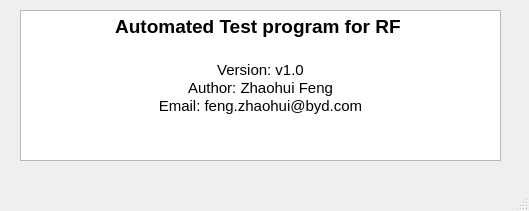
<?xml version="1.0" encoding="UTF-8"?>
<ui version="4.0">
 <class>Window_about</class>
 <widget class="QMainWindow" name="Window_about">
  <property name="geometry">
   <rect>
    <x>0</x>
    <y>0</y>
    <width>529</width>
    <height>211</height>
   </rect>
  </property>
  <property name="windowTitle">
   <string>About Me</string>
  </property>
  <property name="windowIcon">
   <iconset>
    <normaloff>../image/11.ico</normaloff>../image/11.ico</iconset>
  </property>
  <widget class="QWidget" name="centralwidget">
   <widget class="QTextBrowser" name="textBrowser">
    <property name="geometry">
     <rect>
      <x>20</x>
      <y>10</y>
      <width>481</width>
      <height>151</height>
     </rect>
    </property>
    <property name="html">
     <string>&lt;!DOCTYPE HTML PUBLIC &quot;-//W3C//DTD HTML 4.0//EN&quot; &quot;http://www.w3.org/TR/REC-html40/strict.dtd&quot;&gt;
&lt;html&gt;&lt;head&gt;&lt;meta name=&quot;qrichtext&quot; content=&quot;1&quot; /&gt;&lt;style type=&quot;text/css&quot;&gt;
p, li { white-space: pre-wrap; }
&lt;/style&gt;&lt;/head&gt;&lt;body style=&quot; font-family:'SimSun'; font-size:9pt; font-weight:400; font-style:normal;&quot;&gt;
&lt;p align=&quot;center&quot; style=&quot; margin-top:0px; margin-bottom:0px; margin-left:0px; margin-right:0px; -qt-block-indent:0; text-indent:0px;&quot;&gt;&lt;span style=&quot; font-size:14pt; font-weight:600; color:#000000;&quot;&gt;Automated Test program for RF &lt;/span&gt;&lt;/p&gt;
&lt;p align=&quot;center&quot; style=&quot;-qt-paragraph-type:empty; margin-top:0px; margin-bottom:0px; margin-left:0px; margin-right:0px; -qt-block-indent:0; text-indent:0px; font-size:14pt; font-weight:600; color:#000000;&quot;&gt;&lt;br /&gt;&lt;/p&gt;
&lt;p align=&quot;center&quot; style=&quot; margin-top:0px; margin-bottom:0px; margin-left:0px; margin-right:0px; -qt-block-indent:0; text-indent:0px;&quot;&gt;&lt;span style=&quot; font-size:11pt;&quot;&gt;Version: v1.0&lt;/span&gt;&lt;/p&gt;
&lt;p align=&quot;center&quot; style=&quot; margin-top:0px; margin-bottom:0px; margin-left:0px; margin-right:0px; -qt-block-indent:0; text-indent:0px;&quot;&gt;&lt;span style=&quot; font-size:11pt;&quot;&gt;Author: Zhaohui Feng&lt;/span&gt;&lt;/p&gt;
&lt;p align=&quot;center&quot; style=&quot; margin-top:0px; margin-bottom:0px; margin-left:0px; margin-right:0px; -qt-block-indent:0; text-indent:0px;&quot;&gt;&lt;span style=&quot; font-size:11pt;&quot;&gt;Email: feng.zhaohui@byd.com&lt;/span&gt;&lt;/p&gt;
&lt;p style=&quot;-qt-paragraph-type:empty; margin-top:0px; margin-bottom:0px; margin-left:0px; margin-right:0px; -qt-block-indent:0; text-indent:0px;&quot;&gt;&lt;br /&gt;&lt;/p&gt;&lt;/body&gt;&lt;/html&gt;</string>
    </property>
   </widget>
  </widget>
  <widget class="QMenuBar" name="menubar">
   <property name="geometry">
    <rect>
     <x>0</x>
     <y>0</y>
     <width>529</width>
     <height>26</height>
    </rect>
   </property>
  </widget>
  <widget class="QStatusBar" name="statusbar"/>
 </widget>
 <resources/>
 <connections/>
</ui>
